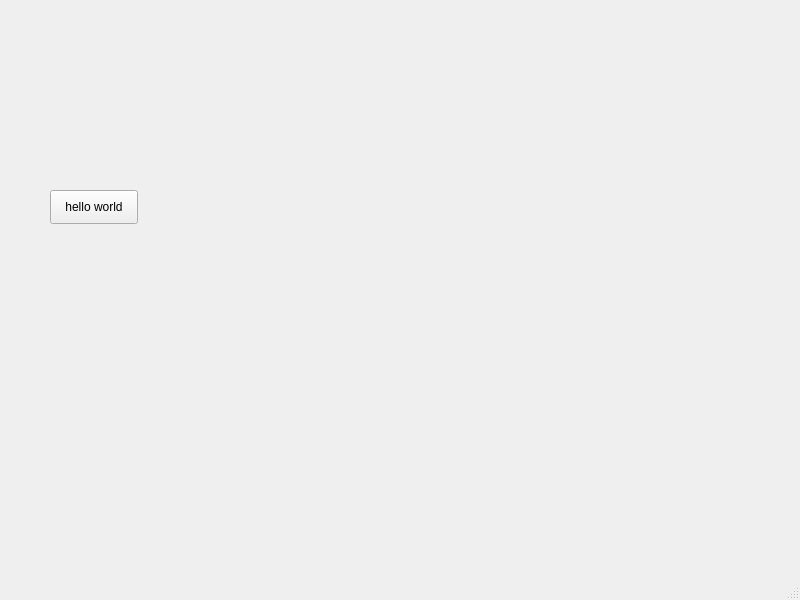
<?xml version="1.0" encoding="UTF-8"?>
<ui version="4.0">
 <class>MainWindow</class>
 <widget class="QMainWindow" name="MainWindow">
  <property name="geometry">
   <rect>
    <x>0</x>
    <y>0</y>
    <width>800</width>
    <height>600</height>
   </rect>
  </property>
  <property name="windowTitle">
   <string>MainWindow</string>
  </property>
  <widget class="QWidget" name="centralwidget">
   <widget class="QPushButton" name="pushButton">
    <property name="geometry">
     <rect>
      <x>50</x>
      <y>190</y>
      <width>88</width>
      <height>34</height>
     </rect>
    </property>
    <property name="text">
     <string>hello world</string>
    </property>
   </widget>
  </widget>
  <widget class="QMenuBar" name="menubar">
   <property name="geometry">
    <rect>
     <x>0</x>
     <y>0</y>
     <width>800</width>
     <height>30</height>
    </rect>
   </property>
  </widget>
  <widget class="QStatusBar" name="statusbar"/>
 </widget>
 <resources/>
 <connections/>
</ui>
